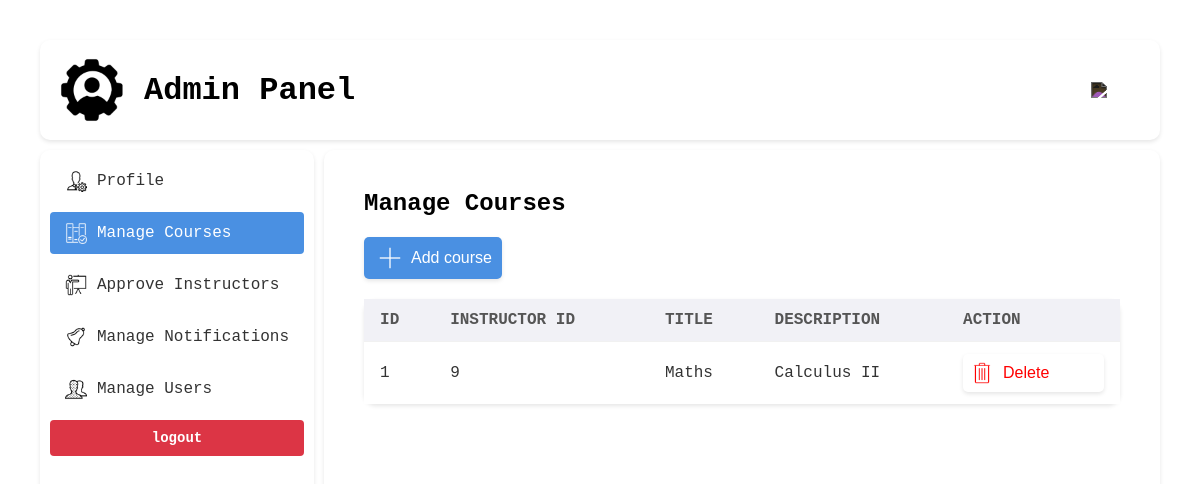
The page /view/admin/courses.php (signed in) on the database as committed earlier.
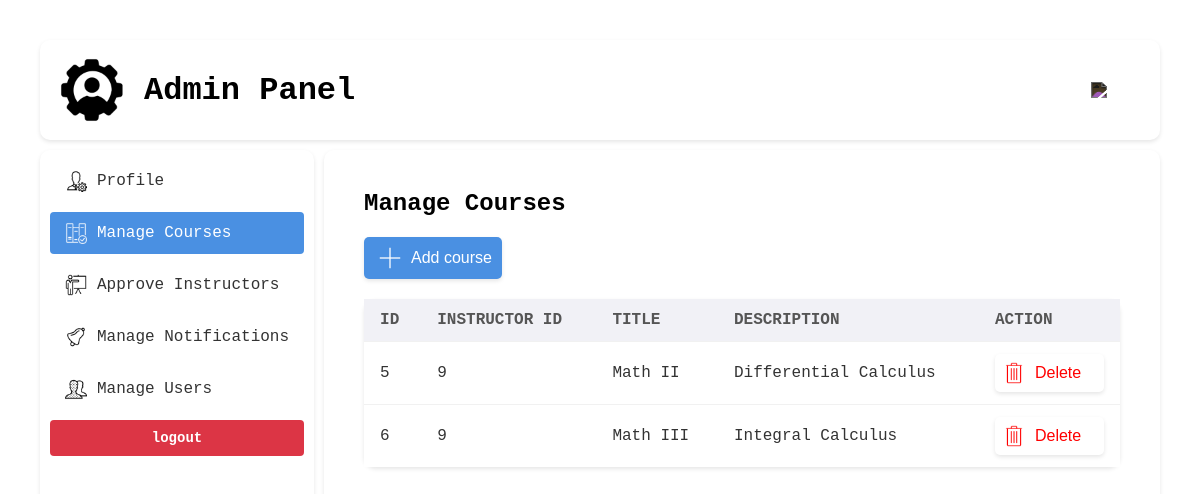
The same page on the database as committed later.
### tables this page shows
CREATE TABLE `course` (
  `course_id` int(11) NOT NULL,
  `instructor_id` int(11) NOT NULL,
  `title` varchar(255) NOT NULL,
  `description` text DEFAULT NULL
);

### model/admin/Course.php (called while the page is built, shortened)
<?php
class Course {
    public static function getCourses() {
        $db = new Db();
        $conn = $db->open();
        $sql = "SELECT * FROM course";
        return $conn->query($sql);
    }
}

### view/admin/courses.php (the view, shortened to what this page needs)
<!DOCTYPE html>
<html>
<head>
    <link rel='stylesheet' href='../../assets/css/admin/global.css'>
    <link rel='stylesheet' href='../../assets/css/admin/view-courses.css'>
</head>
<body>
<div class="container">
    <?php include 'header.php'; ?>
    <?php include 'navigation.php' ?>
    <div>
        <h2>Manage Courses</h2>
        <a href="add_course.php" class="link-button" id="add-course"><img src='../../assets/uploads/admin/add.png'>Add course</a>
        <table>
            <tr>
                <th>ID</th>
                <th>Instructor ID</th>
                <th>Title</th>
                <th>Description</th>
                <th>Action</th>
            </tr>
            <?php
            require_once '../../model/admin/Course.php';
            $result = Course::getCourses();
            while ($row = $result->fetch_assoc()) {
                echo "<tr>
                        <td>" . $row['course_id'] . "</td>
                        <td>" . $row['instructor_id'] . "</td>
                        <td>" . $row['title'] . "</td>
                        <td>" . $row['description'] . "</td>
                        <td>
                            <a class='link-button' id='delete-course' href='../../control/admin/delete_course.php?id=" . urlencode($row['course_id']) . "'><img src='../../assets/uploads/admin/delete-red.png'>Delete</a>
                        </td>
                      </tr>";
            }
            ?>
        </table>
    </div>
</div>
</body>
</html>

### view/admin/header.php (shortened to what this page needs)
<header>
    <div id="logo-title">
        <img src="../../assets/uploads/admin/admin-black.png">
        Admin Panel
    </div>
    <div id="notification">
        <img src="../../assets/uploads/admin/notification.png">
    </div>
</header>

### view/admin/navigation.php
<?php
$currentFile = basename($_SERVER['PHP_SELF']);
$pagename = pathinfo($currentFile, PATHINFO_FILENAME);
?>
<nav>
    <ul>
        <li><a href="profile.php" <?php if ($pagename === 'profile') echo 'class="nav-ul-li-a-selected"'; ?>><img src="../../assets/uploads/admin/admin.png">Profile</a></li>
        <li><a href="courses.php"  <?php if ($pagename === 'courses') echo 'class="nav-ul-li-a-selected"'; ?>><img src="../../assets/uploads/admin/courses.png">Manage Courses</a></li>
        <li><a href="instructors.php"  <?php if ($pagename === 'instructors') echo 'class="nav-ul-li-a-selected"'; ?>><img src="../../assets/uploads/admin/instructors.png">Approve Instructors</a></li>
        <li><a href="notifications.php"  <?php if ($pagename === 'notifications') echo 'class="nav-ul-li-a-selected"'; ?>><img src="../../assets/uploads/admin/notification1.png">Manage Notifications</a></li>
        <li><a href="users.php"  <?php if ($pagename === 'users') echo 'class="nav-ul-li-a-selected"'; ?>><img src="../../assets/uploads/admin/users.png">Manage Users</a></li>
        <li>
            <form action="../../control/admin/logout_control.php">
                <input type="submit" value="logout">
            </form>
        </li>
    </ul>
</nav>

### assets/css/admin/global.css (style rules this page uses)
* { font-family: 'Courier New', Tahoma, sans-serif; box-sizing: border-box; transition: all 0.2s ease; }
body { background: #ffffff; height: 100vh; margin: 0; }
header { grid-column-start: 1; grid-column-end: 3; width: 100%; box-shadow: 0 2px 4px rgba(0, 0, 0, 0.1); border-radius: 10px; display: flex; }
#logo-title { width: 90%; font-weight: bold; padding-left: 20px; color: black; font-size: 2em; display: flex; align-items: center; }
#logo-title img { margin-right: 20px; width: 64px; }
#notification { width: 10%; display: flex; align-items: center; justify-content: center; }
#notification img { filter: invert(90%); width: 26px; }
.container { width: 100%; height: 100%; display: grid; grid-template-columns: max-content auto; grid-template-rows: 100px auto; grid-column-gap: 10px; grid-row-gap: 10px; padding: 40px; box-sizing: border-box; }
.container > div { width: 100%; grid-row-start: 2; grid-row-end: 4; padding: 20px 40px; box-shadow: 0 2px 4px rgba(0, 0, 0, 0.1); border-radius: 10px; overflow: auto; }
input, select { max-width: 100%; padding: 8px; border: 1.5px solid #e1e1e1; border-radius: 6px; font-size: 14px; }
input[type="submit"], input[type="reset"] { background-color: #4a90e2; color: white; border: none; border-radius: 6px; cursor: pointer; font-size: 14px; font-weight: 600; }
nav { grid-row-start: 2; grid-row-end: 4; width: fit-content; box-shadow: 0 2px 4px rgba(0, 0, 0, 0.1); padding: 10px 10px 0 10px; box-sizing: border-box; border-radius: 10px; }
nav ul { list-style: none; padding: 0; margin: 0; }
nav ul li { margin-bottom: 10px; }
nav ul li a { display: flex; align-items: center; padding: 10px 15px; text-decoration: none; color: #333; border-radius: 4px; }
nav ul li a img { padding-right: 10px; width: 32px; filter: invert(100%); }
.nav-ul-li-a-selected { background-color: #4a90e2; color: white; }
.nav-ul-li-a-selected img { filter: invert(0); }
nav ul li form { margin: 0; }
nav ul li form input[type="submit"] { display: block; width: 100%; padding: 10px 15px; font-weight: bold; color: white; background-color: #dc3545; border: none; border-radius: 4px; cursor: pointer; transition: background-color 0.3s ease; }
table { width: 100%; border-collapse: collapse; background-color: white; border-radius: 8px; box-shadow: 0 2px 4px rgba(0, 0, 0, 0.1); overflow: hidden; }
th, td { padding: 12px 16px; text-align: left; }
th { background-color: #f1f1f6; text-transform: uppercase; color: #555; }
td { background-color: #fff; border-top: 1px solid #f1f1f1; color: #333; }
table { border-radius: 12px; overflow: hidden; }
.link-button { font-family: Helvetica, sans-serif; display: inline-block; padding: 8px 8px; text-decoration: none; text-align: center; border-radius: 5px; box-shadow: 0 2px 4px rgba(0, 0, 0, 0.1); }

### assets/css/admin/view-courses.css (style rules this page uses)
#add-course { background: #4a90e2; color: white; display: inline-flex; align-items: center; width: fit-content; padding: 5px 10px; }
#add-course img { width: 32px; margin-right: 5px; }
#delete-course { color: red; display: flex; align-items: center; }
#delete-course img { padding-right: 10px; width: 32px; }
table { margin-top: 20px; overflow: auto; }

Rows that differ between the two databases and show on the page:
removed course: course_id "1", instructor "9", title "Maths", description "Calculus II"
added course: course_id "5", instructor "9", title "Math II", description "Differential Calculus"
added course: course_id "6", instructor "9", title "Math III", description "Integral Calculus"
